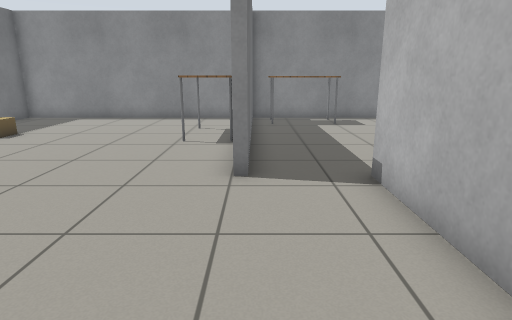
[1] (above)

24 first-person views from a walk through a world built for the Gazebo simulator. The camera is 1 m above the floor, tilts 14° down and sees 75° across. The floor is counted in squares, 0.5 m on a side. Each view is taken from the middle of a square. On the plan, view 1 faces up. The plan holds only what a view shows up to about 18 squares ahead; the rest is blank. Simple patterns stand in for the simulator's built-in surfaces. Simple shapes stand in for some stock models.

[2]
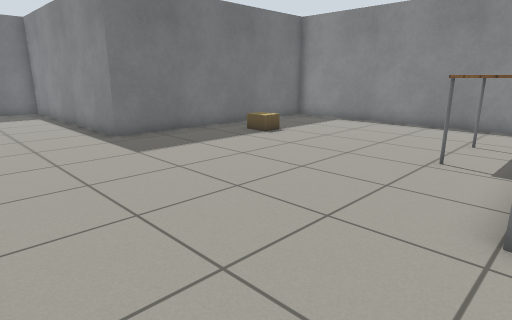

[3]
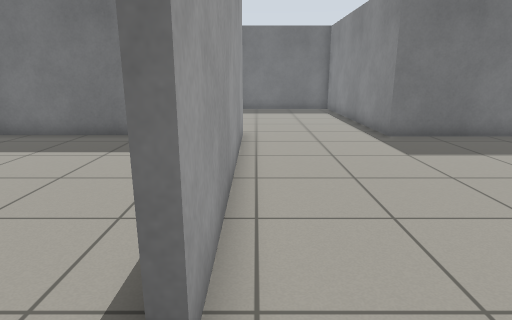

[4]
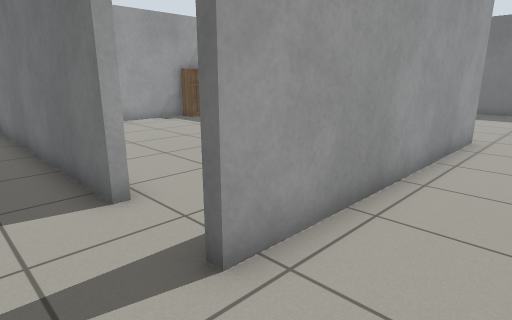

[5]
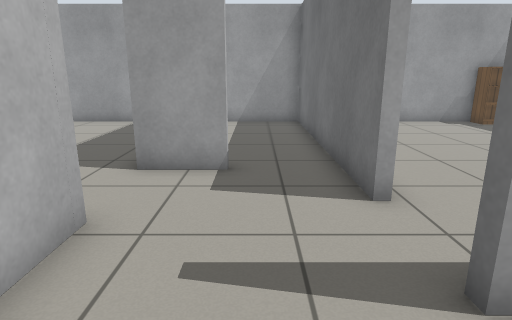

[6]
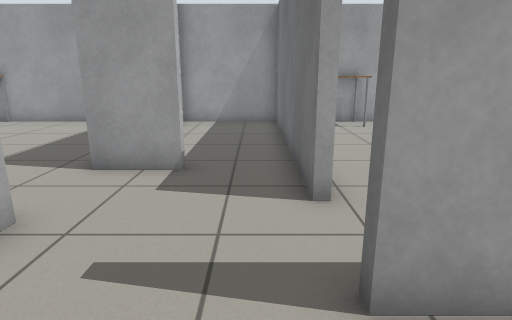

[7]
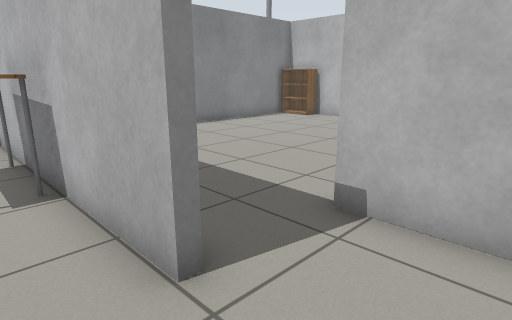

[8]
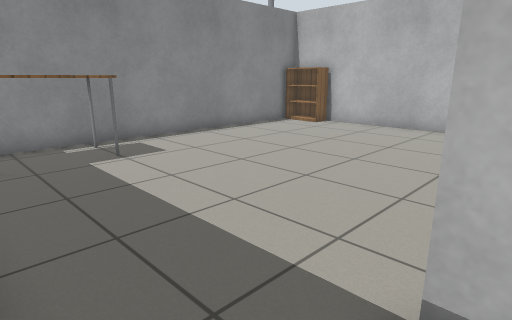

[9]
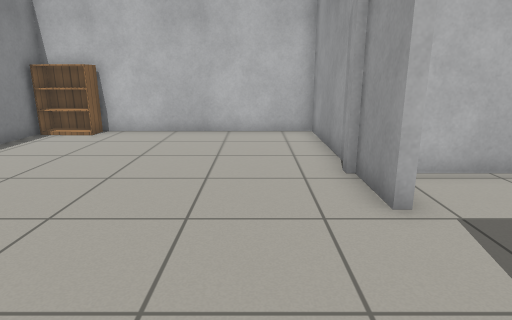

[10]
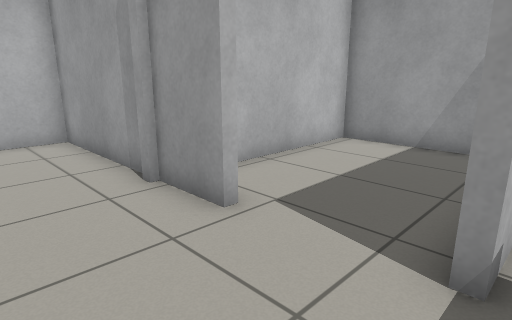

[11]
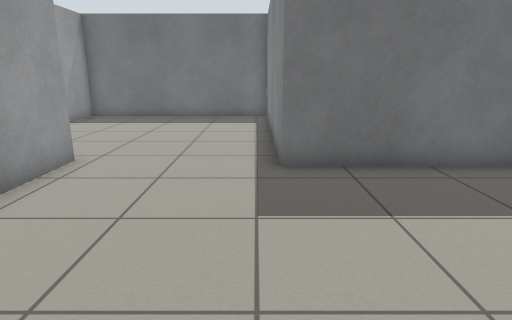

[12]
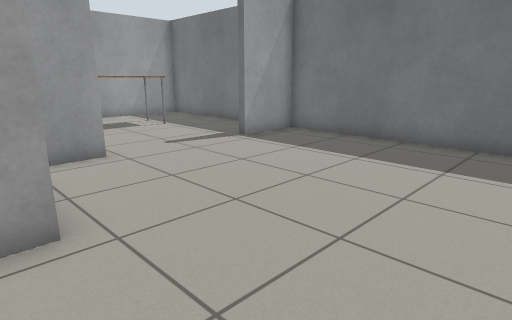

[13]
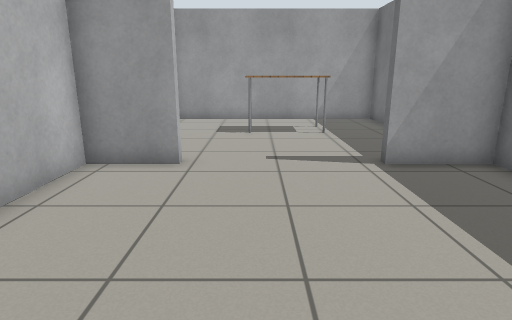

[14]
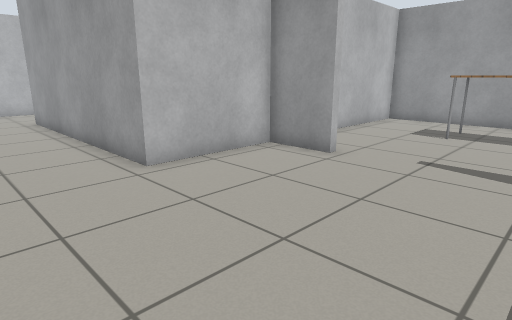

[15]
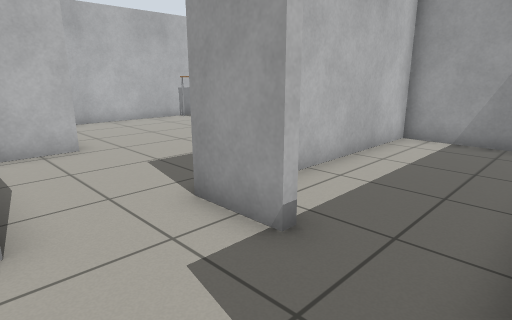

[16]
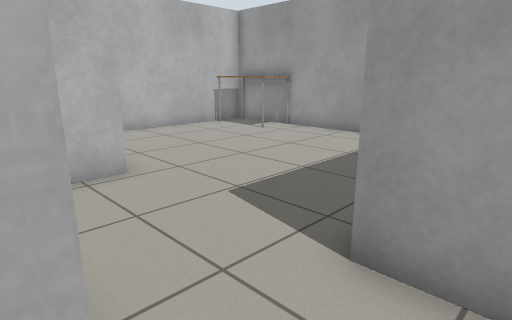

[17]
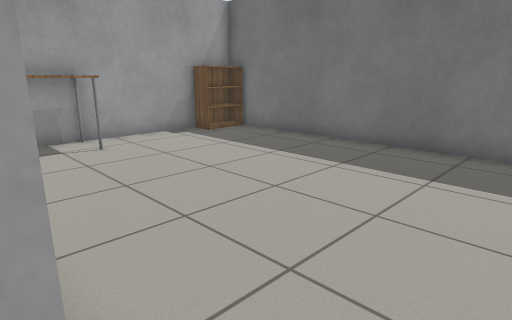

[18]
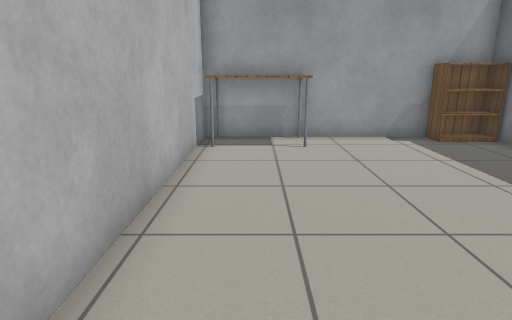

[19]
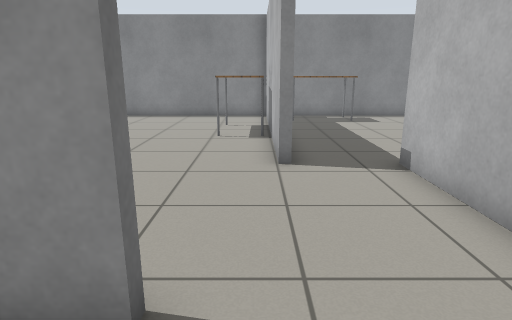

[20]
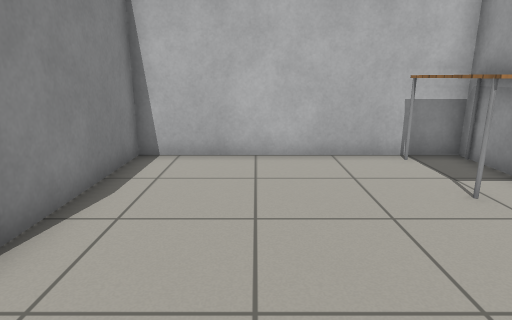

[21]
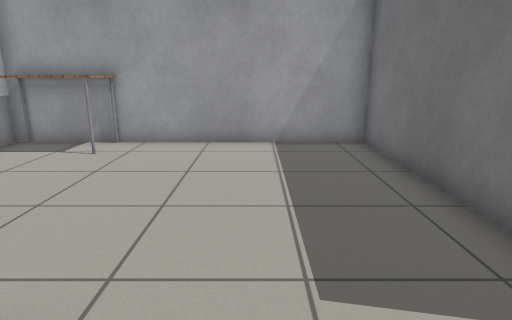

[22]
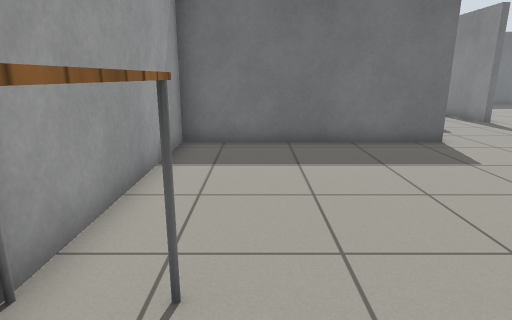

[23]
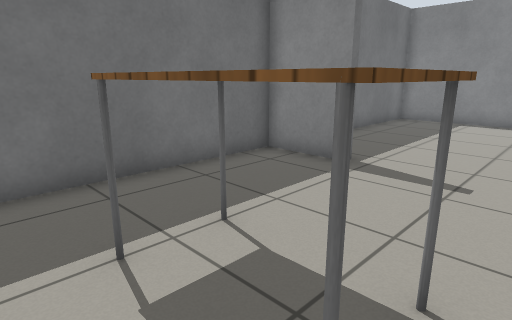

[24]
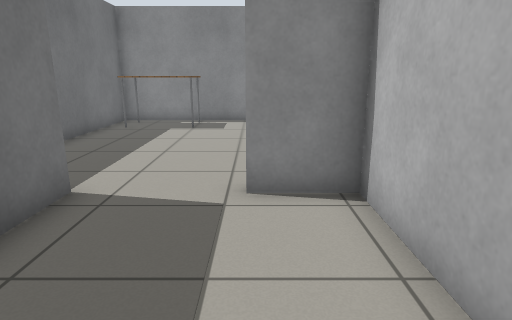

### Floor plan
Points are (right, up) in squares from view 1. A wall is a line through its corners. A room is listed if a view was taken in it or the views show most of it. See-through windows are left out.
Room 1 (views 1, 15, 16, 17, 19)
walls: (0.6, -3.5) (0.6, -3.1) (2.6, -3.1); (-2, -1.1) (-2, -11.3) (2.4, -11.3) (2.4, -5.6); (2.4, -0.4) (2.4, 1.6); (-2, 1.5) (-2, 1.2)
ways out: opening at (0.5, 1) to room 2; opening at (-2, -0.5) to room 5; opening at (3, -1.5) to room 7
Room 2 (views 2, 3, 4, 5, 6, 7, 8, 11, 12)
walls: (-0.2, 7.6) (-0.2, 6.6); (-0.5, 6.6) (-0.5, 16.8) (-11.4, 16.8) (-11.4, 6.6); (-12, 1.5) (-2, 1.5); (2.4, 1.6) (2.4, 6.8)
ways out: opening at (0.5, 1) to room 1; opening at (1.5, 7) to room 3; opening at (-12, 4) to room 4
objects: cardboard box (-9, 11) to (-9, 12); table (-2, 11) to (-1, 11); table (-2, 13) to (-1, 13)
Room 3 (views 9, 10)
walls: (7.8, 7.1) (8.3, 7.1); (5.8, 6.9) (7.9, 6.9); (8.5, 6.9) (13.5, 6.9) (13.5, 16.8) (-0.2, 16.8) (-0.2, 7.6)
ways out: opening at (1.5, 7) to room 2; opening at (4.5, 6.5) to room 9
objects: table (1, 15) to (3, 16); bookshelf (13, 15) to (13, 16)
Room 4 (views 13, 14)
walls: (-14.2, -2.6) (-12, -2.6) (-12, 1.5); (-11.4, 6.6) (-21.6, 6.6) (-21.6, -2.6) (-19, -2.6)
ways out: opening at (-12, 4) to room 2; opening at (-17, -3) to room 8
Room 5 (view 18)
walls: (-11.7, -1.1) (-11.7, -11.4); (-9.2, -11.3) (-5.6, -11.3); (-2, 1.2) (-5.1, 1.2); (-2.2, -11.4) (-2.2, -1.9)
ways out: opening at (-2, -0.5) to room 1
objects: bookshelf (-11, -11) to (-10, -11); table (-5, -11) to (-3, -10)
Room 6 (views 20, 22)
walls: (2.6, -3.1) (2.6, -11.3) (9.4, -11.3); (13.5, -11.4) (13.5, -2.9) (8.6, -2.9)
ways out: opening at (5.5, -3) to room 7
objects: table (10, -11) to (13, -10)
Room 7 (view 21)
walls: (7.8, -3) (7.8, -1.1)
ways out: opening at (3, -1.5) to room 1; opening at (5.5, -3) to room 6
Room 8 (view 23)
walls: (-19, -2.6) (-19, -2.9) (-21.6, -2.9) (-21.6, -11.3) (-12, -11.3) (-12, -6.5)
ways out: opening at (-17, -3) to room 4
objects: table (-18, -8) to (-16, -7)
Room 9 (view 24)
walls: (2.6, 6.8) (2.6, 4.9); (4, -0.1) (7.8, 0) (7.8, 6.6) (5.8, 6.6) (5.8, 6.9)
ways out: opening at (4.5, 6.5) to room 3

Positions as (right, up) in squares from view 1, and headings:
1: (0, 0), facing up
2: (0, 2), facing up-left
3: (0, 2), facing left
4: (0, 4), facing down-left
5: (0, 4), facing down
6: (-1, 4), facing down
7: (-2, 4), facing up-right
8: (0, 6), facing up-right
9: (1, 9), facing right
10: (2, 10), facing down-right
11: (-4, 6), facing left
12: (-11, 6), facing down-left
13: (-16, 5), facing down
14: (-19, 5), facing down-right
15: (-2, 0), facing down-right
16: (1, 0), facing down-right
17: (-2, 0), facing down-left
18: (-4, 0), facing down
19: (-1, -1), facing up
20: (5, -6), facing right
21: (6, -1), facing down
22: (13, -9), facing left
23: (-15, -10), facing up-left
24: (6, 1), facing up
